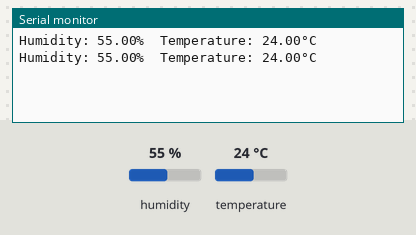
A sketch run on a simulated Arduino Uno, built with avr-gcc and run on an emulated ATmega328P. On the bench: the last lines printed to the serial monitor. The inputs (shaded band) are chosen by the test bench; at power-on: humidity 55 %, temperature 24 °C.

Above: at 4.8 s.
4.9 s: humidity set to 22 %
At 6.7 s:
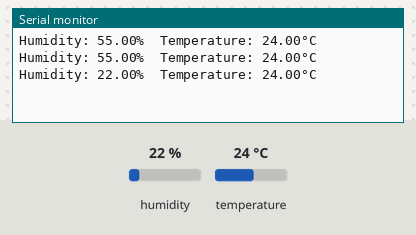
7.9 s: temperature set to 12 °C
At 8.5 s:
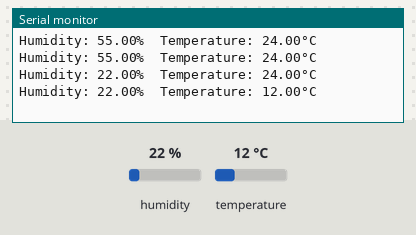
10.9 s: humidity set to 40 %
At 13.2 s:
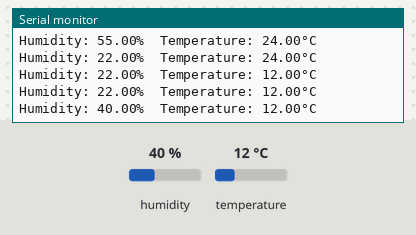
Timing chart, 0 to 14.7 s (numbered marks = the images above; inputs shaded):
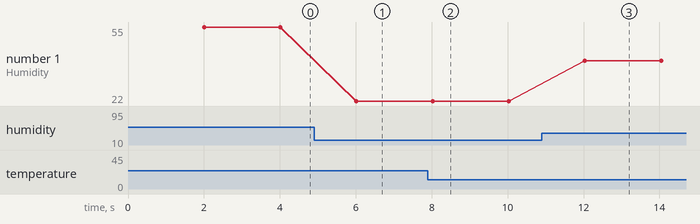

Measured:
- after the input at 4.9 s, the serial monitor: prints a new line after 1.1 s (image 1)
- after the input at 7.9 s, the serial monitor: prints a new line after 0.12 s (image 2)
- after the input at 10.9 s, the serial monitor: prints a new line after 1.1 s (image 3)
- plotted number 1: 55 → 22 after the input at 4.9 s, 22 → 40 after the input at 10.9 s

The sketch:

taha.sensor.ino
```cpp
#include <DHT.h>

#define DHT_PIN 14       // GPIO pin where the DHT22 is connected
#define DHT_TYPE DHT22   // DHT 22 (AM2302)

DHT dht(DHT_PIN, DHT_TYPE);

void setup() {
  Serial.begin(115200);
  dht.begin();
}

void loop() {
  delay(2000);  // Wait for 2 seconds to avoid flooding the serial monitor

  float humidity = dht.readHumidity();
  float temperature = dht.readTemperature();

  if (isnan(humidity) || isnan(temperature)) {
    Serial.println("Failed to read from DHT sensor!");
    return;
  }

  Serial.print("Humidity: ");
  Serial.print(humidity);
  Serial.print("%  Temperature: ");
  Serial.print(temperature);
  Serial.println("°C");
}
```
